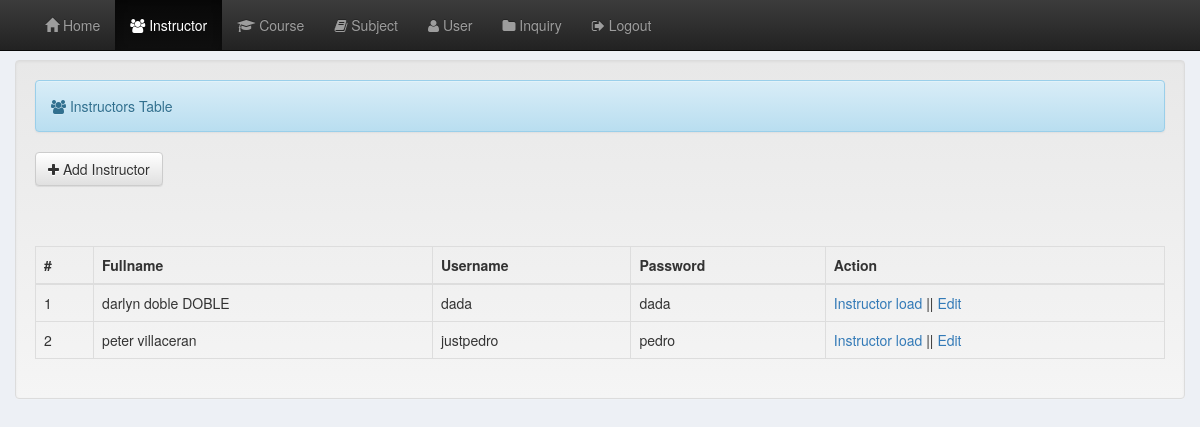
Screenshot of /registrar/instructor.php (signed in) with the database file from the repository.
### tables this page shows
CREATE TABLE `instructor` (
  `instructor_id` int(11) NOT NULL,
  `fullname` varchar(35) NOT NULL,
  `username` varchar(35) NOT NULL,
  `password` varchar(35) NOT NULL
);

### registrar/instructor.php (the view, shortened to what this page needs)
<?php include('../config/db.php');
include('include/navbar_instructor.php'); ?>
<!DOCTYPE html>
<html>
<head>
</head>
<body class="container-fluid">
<br><br><br>
<div class="well">
    <div class="alert alert-info"><i class="fa fa-users"></i>&nbsp;Instructors Table</div>
    <table class="table table-bordered">
        <button type="button" class="btn btn-default" data-toggle="modal" data-target="#add_instructor"><i
                class="fa fa-plus"></i>&nbsp;Add Instructor
        </button>
        <br>
        <br>
 <?php include('../modal/add_instructor.php'); ?>
        <thead>
        <tr>
            <br><br>
            <th>#</th>
            <th>Fullname</th>
            <th>Username</th>
            <th>Password</th>
            <th>Action</th>
        </tr>
        </thead>
        <?php
        $a = 0;
        $query = mysql_query("select * from instructor order by fullname asc") or die(mysql_error());
        while ($instructor = mysql_fetch_array($query)) {
            $a++;
            $id = $instructor['instructor_id']; ?>
            <tr>
                <td><?php echo $a; ?></td>
                <td><?php echo $instructor['fullname']; ?></td>
                <td><?php echo $instructor['username']; ?></td>
                <td><?php echo $instructor['password']; ?></td>
                <td>
                <a href="instructorload.php<?php echo '?instructor_id=' . $id; ?>" title="Assign Subject" style="text-decoration: none;">Instructor load</a>&nbsp;||
                <a href="#edit_instructor<?php echo $id; ?>" id="<?php echo $id; ?>" title="Edit" data-toggle="modal"
                       style="text-decoration: none;">Edit</a></td>
                <?php include('../modal/edit_instructor.php'); ?>
            </tr>
            <?php
        }
        ?>
</body>
</html>

### registrar/include/navbar_instructor.php (style rules this page uses)
body { background:#edf0f5 ; }

### rows the page displays
instructor: fullname "darlyn doble DOBLE", username "dada", password "dada"
instructor: fullname "peter villaceran", username "justpedro", password "pedro"
